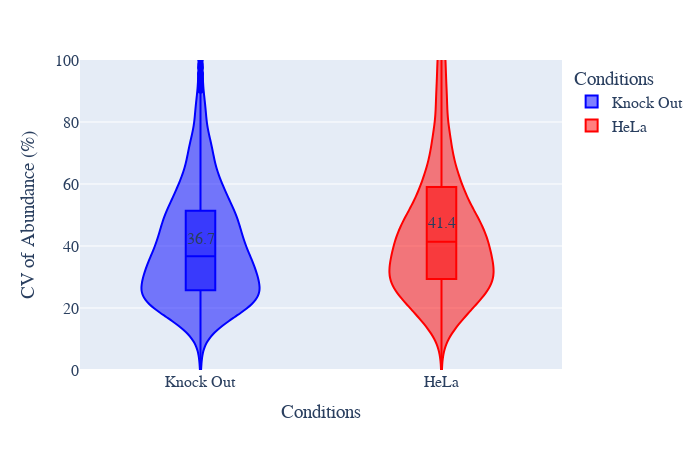

Here is the notebook cell this chart was saved with:
### Code cell
# CV violin plot
plot_options={    
        "mean label": "True",
        "box": "True",
        "X Title": "Conditions",
        "Y Title": "CV of Abundance (%)",
        "color": ["blue", "red", "black", "yellow", "green", "purple",
                  "orange", "brown", "pink", "gray", "olive", "cyan"],
        "width": 700,
        "height": 450,
        "font": dict(size=16, family="Arial black"),
        "violinmode": "overlay",
        "ylimits": [0, 100],
        "help for information only": \
        "Mean label options: True or False." \
        "color: the first few colors will be used"\
        "violinmode: group or overlay." \
    }
figure, _, _ =CV_plots(data_obj, plot_options, saved_settings)
figure.show()
#figure.write_image("images/test.svg")

### Figure 1 — Plotly figure (JSON) as saved in the notebook; plotly's stock layout.template omitted (floating-point values rounded to 4 significant figures; data arrays with more than 128 entries replaced by an {"elided": "..."} marker saying what was removed)
{"data": [{"alignmentgroup": "True", "box": {"visible": true}, "hovertemplate": "Conditions=%{x}<br>CV=%{y}<extra></extra>", "legendgroup": "Knock Out", "marker": {"color": "blue"}, "name": "Knock Out", "offsetgroup": "Knock Out", "orientation": "v", "scalegroup": "True", "showlegend": true, "type": "violin", "x": {"elided": "2964 str values"}, "x0": " ", "xaxis": "x", "y": {"elided": "2964 float values"}, "y0": " ", "yaxis": "y"}, {"alignmentgroup": "True", "box": {"visible": true}, "hovertemplate": "Conditions=%{x}<br>CV=%{y}<extra></extra>", "legendgroup": "HeLa", "marker": {"color": "red"}, "name": "HeLa", "offsetgroup": "HeLa", "orientation": "v", "scalegroup": "True", "showlegend": true, "type": "violin", "x": {"elided": "2460 str values"}, "x0": " ", "xaxis": "x", "y": {"elided": "2460 float values"}, "y0": " ", "yaxis": "y"}], "layout": {"annotations": [{"showarrow": false, "text": "41.4", "x": "HeLa", "y": 47.56}, {"showarrow": false, "text": "36.7", "x": "Knock Out", "y": 42.2}], "font": {"family": "Arial black", "size": 16}, "height": 450, "legend": {"title": {"text": "Conditions"}, "tracegroupgap": 0}, "margin": {"t": 60}, "showlegend": true, "violinmode": "overlay", "width": 700, "xaxis": {"anchor": "y", "categoryarray": ["Knock Out", "HeLa"], "categoryorder": "array", "domain": [0, 1], "title": {"text": "Conditions"}}, "yaxis": {"anchor": "x", "domain": [0, 1], "range": [0, 100], "title": {"text": "CV of Abundance (%)"}}}}
